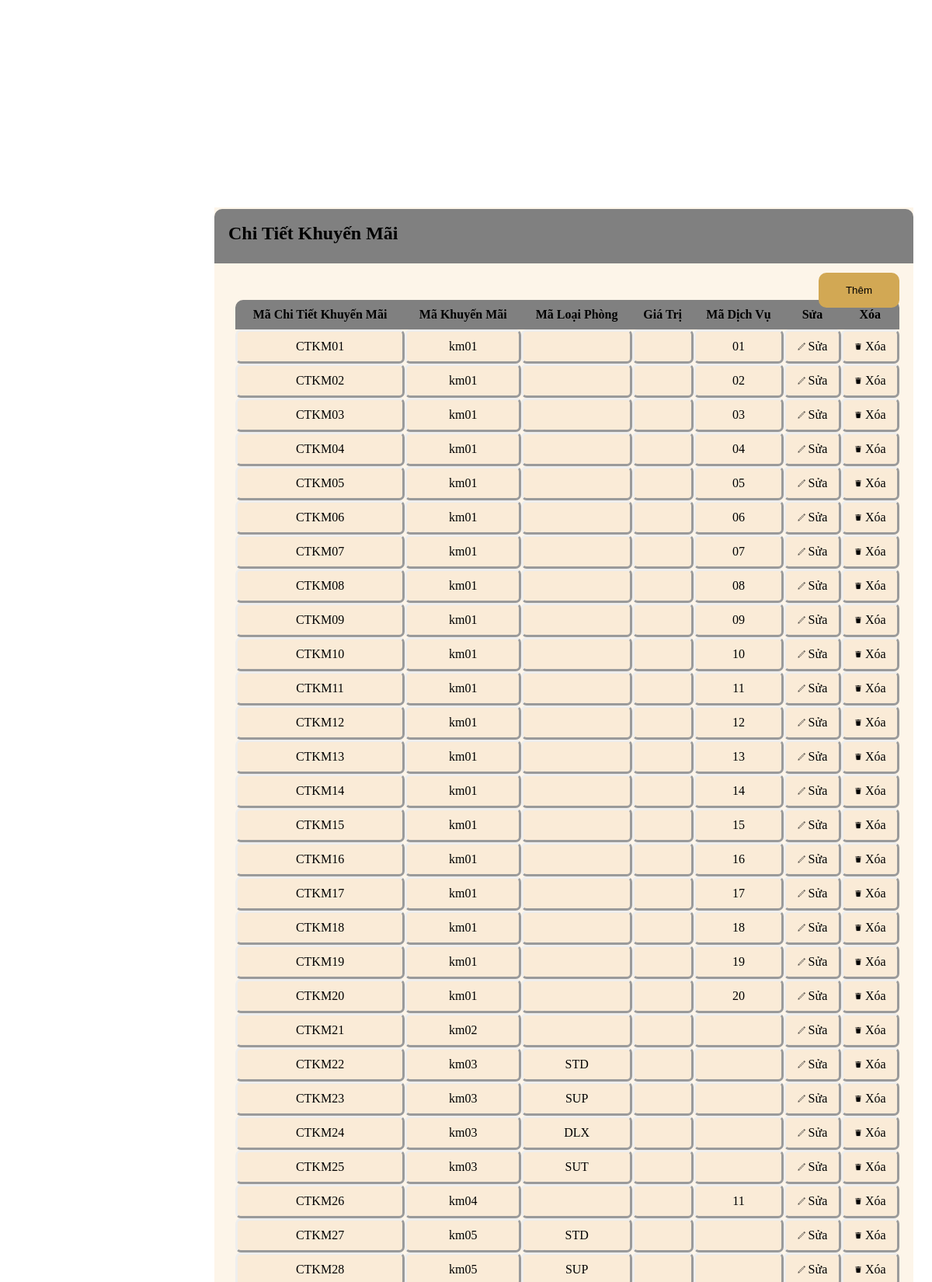
/quantri/admin/admin_ctkm.php (upper part), run on the app's committed database.
### tables this page shows
create table CHITIETKHUYENMAI(
    MA_CTKM varchar(10) primary key not null,
    MA_KM varchar(10),
    foreign key (MA_KM) references KHUYENMAI(MA_KM),
    GIATRI_PHANTRAM float,
    GIATRI_THUC int,
    MA_LOAIPHONG varchar(3),
    foreign key (MA_LOAIPHONG) references LOAIPHONG(MA_LOAIPHONG),
    MA_DV varchar(10),
    foreign key (MA_DV) references DICHVU(MA_DV)
);

### quantri/admin/admin_ctkm.php (the view, shortened to what this page needs)
<?php
$link=new mysqli("localhost", "root","","khachsan");
$sql="select * from CHITIETKHUYENMAI";
$result=$link->query($sql);
?>
  <div class="layout_danhmuc">
    <div class="danhmuc"><h2 style="margin: 2% 0 0 2%"> Chi Tiết Khuyến Mãi </h2>
      <a href='index_menu_admin.php?pid=34'><button>Thêm</button> </a>
      <table>
         <tr>
    <th style="border-radius: 10px 0 0 0" >Mã Chi Tiết Khuyến Mãi</th>
    <th> Mã Khuyến Mãi</th>
    <th> Mã Loại Phòng</th>
    <th> Giá Trị </th>
    <th> Mã Dịch Vụ </th>
    <th> Sửa </th>
    <th style="border-radius: 0 10px 0 0">Xóa</th>
         </tr>
   <?php
while ($row=$result->fetch_assoc())
{
   ?>
<tr align="center" >
<td> <?php echo $row["MA_CTKM"];?> </td>
    <td> <?php echo $row["MA_KM"];?> </td>
    <td> <?php echo $row["MA_LOAIPHONG"];?></td>
    <td> <?php echo $row["GIATRI"];?></td>
    <td> <?php echo $row["MA_DV"];?></td>
    <td><a href="index_menu_admin.php?pid=44&&MA_CTKM=<?php echo $row['MA_CTKM']; ?>&&ma_dv=<?php echo $row['MA_DV']; ?>&&ma_lp=<?php echo $row['MA_LOAIPHONG']; ?>"><img src="../img/icon/edit.png"  width="10px" height="10px"> Sửa</a></td>
    <td><a onclick="return confirm('Bạn có chắc chắn muốn xóa?');" href="control/ctrl_xoa_ctkm.php?MA_CTKM=<?php echo $row['MA_CTKM']; ?>"><img src="../img/icon/delete.png" width="10px" height="10px"> Xóa</a></td>
</tr>
     <?php
 }
      ?>
</table>
</div>
</div>

### quantri/admin/admin_ctkm.php (style rules this page uses)
.layout_danhmuc { width: 75%; position: absolute; background-color: rgb(253, 245, 233); right:2%; top:10%; height: 2400px; }
.danhmuc { width: 100%; height: 70px; background-color: gray; border-radius: 10px 10px 0 0; position: absolute; top:2px; }
button { padding: 15px 35px; position: absolute; right: 2%; top: 82px; border: none; background-color: rgb(210, 168, 84); border-radius: 10px; cursor: pointer; }
table { width: 95%; margin: 8% 10% 0 3%; border-radius: 10px; border-spacing: 0; border-collapse: separate; border-radius: 7px; }
th { background-color: gray; padding: 10px; }
td { background-color:antiquewhite; border-style:outset; padding: 10px; border-radius: 7px; }
a { text-decoration: none; color: black; }

### data on the page
chitietkhuyenmai: MA_CTKM "CTKM01", MA_KM "km01", MA_DV "01"
chitietkhuyenmai: MA_CTKM "CTKM02", MA_KM "km01", MA_DV "02"
chitietkhuyenmai: MA_CTKM "CTKM03", MA_KM "km01", MA_DV "03"
chitietkhuyenmai: MA_CTKM "CTKM04", MA_KM "km01", MA_DV "04"
chitietkhuyenmai: MA_CTKM "CTKM05", MA_KM "km01", MA_DV "05"
chitietkhuyenmai: MA_CTKM "CTKM06", MA_KM "km01", MA_DV "06"
chitietkhuyenmai: MA_CTKM "CTKM07", MA_KM "km01", MA_DV "07"
chitietkhuyenmai: MA_CTKM "CTKM08", MA_KM "km01", MA_DV "08"
chitietkhuyenmai: MA_CTKM "CTKM09", MA_KM "km01", MA_DV "09"
chitietkhuyenmai: MA_CTKM "CTKM10", MA_KM "km01", MA_DV "10"
chitietkhuyenmai: MA_CTKM "CTKM11", MA_KM "km01", MA_DV "11"
chitietkhuyenmai: MA_CTKM "CTKM12", MA_KM "km01", MA_DV "12"
chitietkhuyenmai: MA_CTKM "CTKM13", MA_KM "km01", MA_DV "13"
chitietkhuyenmai: MA_CTKM "CTKM14", MA_KM "km01", MA_DV "14"
chitietkhuyenmai: MA_CTKM "CTKM15", MA_KM "km01", MA_DV "15"
chitietkhuyenmai: MA_CTKM "CTKM16", MA_KM "km01", MA_DV "16"
chitietkhuyenmai: MA_CTKM "CTKM17", MA_KM "km01", MA_DV "17"
chitietkhuyenmai: MA_CTKM "CTKM18", MA_KM "km01", MA_DV "18"
chitietkhuyenmai: MA_CTKM "CTKM19", MA_KM "km01", MA_DV "19"
chitietkhuyenmai: MA_CTKM "CTKM20", MA_KM "km01", MA_DV "20"
chitietkhuyenmai: MA_CTKM "CTKM21", MA_KM "km02"
chitietkhuyenmai: MA_CTKM "CTKM22", MA_KM "km03", MA_LOAIPHONG "STD"
chitietkhuyenmai: MA_CTKM "CTKM23", MA_KM "km03", MA_LOAIPHONG "SUP"
chitietkhuyenmai: MA_CTKM "CTKM24", MA_KM "km03", MA_LOAIPHONG "DLX"
chitietkhuyenmai: MA_CTKM "CTKM25", MA_KM "km03", MA_LOAIPHONG "SUT"
chitietkhuyenmai: MA_CTKM "CTKM26", MA_KM "km04", MA_DV "11"
chitietkhuyenmai: MA_CTKM "CTKM27", MA_KM "km05", MA_LOAIPHONG "STD"
chitietkhuyenmai: MA_CTKM "CTKM28", MA_KM "km05", MA_LOAIPHONG "SUP"
